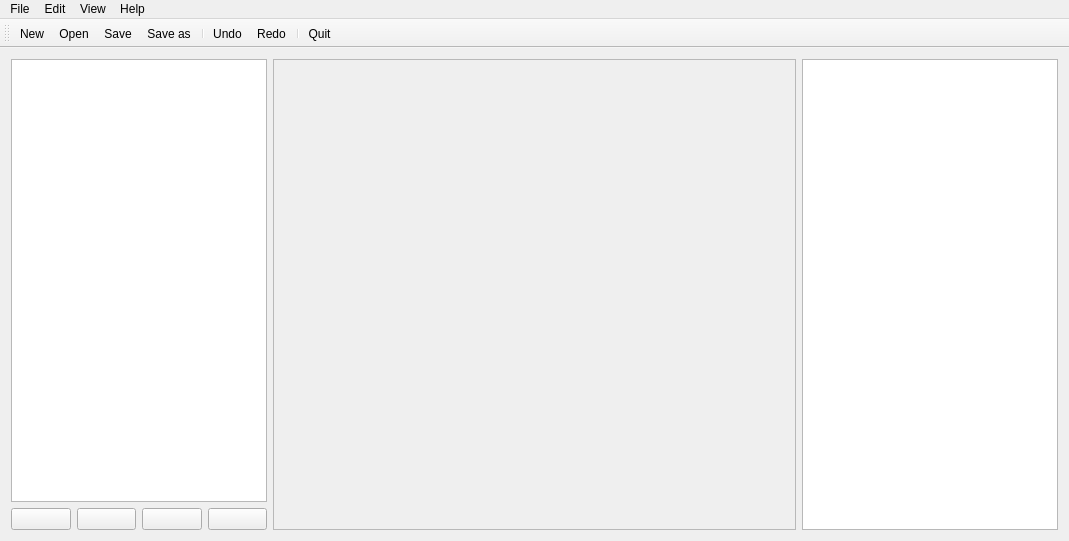
<?xml version="1.0" encoding="UTF-8"?>
<ui version="4.0">
 <class>MainWindow</class>
 <widget class="QMainWindow" name="MainWindow">
  <property name="geometry">
   <rect>
    <x>0</x>
    <y>0</y>
    <width>1069</width>
    <height>541</height>
   </rect>
  </property>
  <property name="windowTitle">
   <string>MainWindow</string>
  </property>
  <property name="windowIcon">
   <iconset resource="resources.qrc">
    <normaloff>:/icons/document-properties.svg</normaloff>:/icons/document-properties.svg</iconset>
  </property>
  <widget class="QWidget" name="centralWidget">
   <layout class="QHBoxLayout" name="horizontalLayout_2">
    <item>
     <layout class="QVBoxLayout" name="verticalLayout">
      <property name="bottomMargin">
       <number>0</number>
      </property>
      <item>
       <widget class="QListWidget" name="listMaps">
        <property name="sizePolicy">
         <sizepolicy hsizetype="Fixed" vsizetype="Expanding">
          <horstretch>0</horstretch>
          <verstretch>0</verstretch>
         </sizepolicy>
        </property>
       </widget>
      </item>
      <item>
       <layout class="QHBoxLayout" name="horizontalLayout">
        <property name="spacing">
         <number>6</number>
        </property>
        <item>
         <widget class="QPushButton" name="btAddLevel">
          <property name="text">
           <string/>
          </property>
          <property name="icon">
           <iconset resource="resources.qrc">
            <normaloff>:/icons/add.svg</normaloff>:/icons/add.svg</iconset>
          </property>
          <property name="checkable">
           <bool>false</bool>
          </property>
         </widget>
        </item>
        <item>
         <widget class="QPushButton" name="btRemoveLevel">
          <property name="text">
           <string/>
          </property>
          <property name="icon">
           <iconset resource="resources.qrc">
            <normaloff>:/icons/remove.svg</normaloff>:/icons/remove.svg</iconset>
          </property>
         </widget>
        </item>
        <item>
         <widget class="QPushButton" name="btMoveLevelUp">
          <property name="text">
           <string/>
          </property>
          <property name="icon">
           <iconset resource="resources.qrc">
            <normaloff>:/icons/gtk-go-up.svg</normaloff>:/icons/gtk-go-up.svg</iconset>
          </property>
         </widget>
        </item>
        <item>
         <widget class="QPushButton" name="btMoveLevelDown">
          <property name="text">
           <string/>
          </property>
          <property name="icon">
           <iconset resource="resources.qrc">
            <normaloff>:/icons/gtk-go-down.svg</normaloff>:/icons/gtk-go-down.svg</iconset>
          </property>
         </widget>
        </item>
       </layout>
      </item>
     </layout>
    </item>
    <item>
     <widget class="QScrollArea" name="scrollAreaMap">
      <property name="verticalScrollBarPolicy">
       <enum>Qt::ScrollBarAsNeeded</enum>
      </property>
      <property name="horizontalScrollBarPolicy">
       <enum>Qt::ScrollBarAsNeeded</enum>
      </property>
      <property name="widgetResizable">
       <bool>true</bool>
      </property>
      <widget class="QWidget" name="scrollAreaWidgetContents">
       <property name="geometry">
        <rect>
         <x>0</x>
         <y>0</y>
         <width>519</width>
         <height>459</height>
        </rect>
       </property>
       <layout class="QVBoxLayout" name="verticalLayout_3"/>
      </widget>
     </widget>
    </item>
    <item>
     <layout class="QVBoxLayout" name="verticalLayout_2">
      <property name="bottomMargin">
       <number>0</number>
      </property>
      <item>
       <widget class="QListWidget" name="listObjects">
        <property name="enabled">
         <bool>true</bool>
        </property>
        <property name="sizePolicy">
         <sizepolicy hsizetype="Fixed" vsizetype="Expanding">
          <horstretch>0</horstretch>
          <verstretch>0</verstretch>
         </sizepolicy>
        </property>
        <property name="baseSize">
         <size>
          <width>0</width>
          <height>0</height>
         </size>
        </property>
       </widget>
      </item>
     </layout>
    </item>
   </layout>
  </widget>
  <widget class="QMenuBar" name="menuBar">
   <property name="geometry">
    <rect>
     <x>0</x>
     <y>0</y>
     <width>1069</width>
     <height>22</height>
    </rect>
   </property>
   <widget class="QMenu" name="menuFile">
    <property name="title">
     <string>File</string>
    </property>
    <addaction name="actionNew"/>
    <addaction name="actionOpen"/>
    <addaction name="actionSave"/>
    <addaction name="actionSave_as"/>
    <addaction name="separator"/>
    <addaction name="actionQuit"/>
   </widget>
   <widget class="QMenu" name="menuHelp">
    <property name="title">
     <string>Help</string>
    </property>
    <addaction name="actionAbout"/>
   </widget>
   <widget class="QMenu" name="menuEdit">
    <property name="title">
     <string>Edit</string>
    </property>
    <addaction name="actionUndo"/>
    <addaction name="actionRedo"/>
   </widget>
   <widget class="QMenu" name="menuView">
    <property name="title">
     <string>View</string>
    </property>
    <addaction name="actionGrid"/>
   </widget>
   <addaction name="menuFile"/>
   <addaction name="menuEdit"/>
   <addaction name="menuView"/>
   <addaction name="menuHelp"/>
  </widget>
  <widget class="QToolBar" name="toolBar">
   <property name="windowTitle">
    <string>toolBar</string>
   </property>
   <property name="movable">
    <bool>true</bool>
   </property>
   <attribute name="toolBarArea">
    <enum>TopToolBarArea</enum>
   </attribute>
   <attribute name="toolBarBreak">
    <bool>false</bool>
   </attribute>
   <addaction name="actionNew"/>
   <addaction name="actionOpen"/>
   <addaction name="actionSave"/>
   <addaction name="actionSave_as"/>
   <addaction name="separator"/>
   <addaction name="actionUndo"/>
   <addaction name="actionRedo"/>
   <addaction name="separator"/>
   <addaction name="actionQuit"/>
  </widget>
  <action name="actionNew">
   <property name="icon">
    <iconset resource="resources.qrc">
     <normaloff>:/icons/stock_new-text.svg</normaloff>:/icons/stock_new-text.svg</iconset>
   </property>
   <property name="text">
    <string>New</string>
   </property>
   <property name="shortcut">
    <string>Ctrl+N</string>
   </property>
  </action>
  <action name="actionOpen">
   <property name="icon">
    <iconset resource="resources.qrc">
     <normaloff>:/icons/document-open.svg</normaloff>:/icons/document-open.svg</iconset>
   </property>
   <property name="text">
    <string>Open</string>
   </property>
   <property name="shortcut">
    <string>Ctrl+O</string>
   </property>
  </action>
  <action name="actionSave">
   <property name="icon">
    <iconset resource="resources.qrc">
     <normaloff>:/icons/gtk-save.svg</normaloff>:/icons/gtk-save.svg</iconset>
   </property>
   <property name="text">
    <string>Save</string>
   </property>
   <property name="shortcut">
    <string>Ctrl+S</string>
   </property>
  </action>
  <action name="actionSave_as">
   <property name="icon">
    <iconset resource="resources.qrc">
     <normaloff>:/icons/gtk-save-as.svg</normaloff>:/icons/gtk-save-as.svg</iconset>
   </property>
   <property name="text">
    <string>Save as</string>
   </property>
   <property name="shortcut">
    <string>Ctrl+Shift+S</string>
   </property>
  </action>
  <action name="actionQuit">
   <property name="icon">
    <iconset resource="resources.qrc">
     <normaloff>:/icons/exit.svg</normaloff>:/icons/exit.svg</iconset>
   </property>
   <property name="text">
    <string>Quit</string>
   </property>
   <property name="shortcut">
    <string>Ctrl+Q</string>
   </property>
  </action>
  <action name="actionAbout">
   <property name="icon">
    <iconset resource="resources.qrc">
     <normaloff>:/icons/gtk-info.svg</normaloff>:/icons/gtk-info.svg</iconset>
   </property>
   <property name="text">
    <string>About</string>
   </property>
  </action>
  <action name="actionUndo">
   <property name="icon">
    <iconset resource="resources.qrc">
     <normaloff>:/icons/edit-undo.svg</normaloff>:/icons/edit-undo.svg</iconset>
   </property>
   <property name="text">
    <string>Undo</string>
   </property>
   <property name="shortcut">
    <string>Ctrl+Z</string>
   </property>
  </action>
  <action name="actionRedo">
   <property name="icon">
    <iconset resource="resources.qrc">
     <normaloff>:/icons/edit-redo.svg</normaloff>:/icons/edit-redo.svg</iconset>
   </property>
   <property name="text">
    <string>Redo</string>
   </property>
   <property name="shortcut">
    <string>Ctrl+Shift+Z</string>
   </property>
  </action>
  <action name="actionGrid">
   <property name="checkable">
    <bool>true</bool>
   </property>
   <property name="checked">
    <bool>true</bool>
   </property>
   <property name="text">
    <string>Grid</string>
   </property>
   <property name="shortcut">
    <string>#</string>
   </property>
  </action>
 </widget>
 <layoutdefault spacing="6" margin="11"/>
 <resources>
  <include location="resources.qrc"/>
 </resources>
 <connections/>
</ui>
